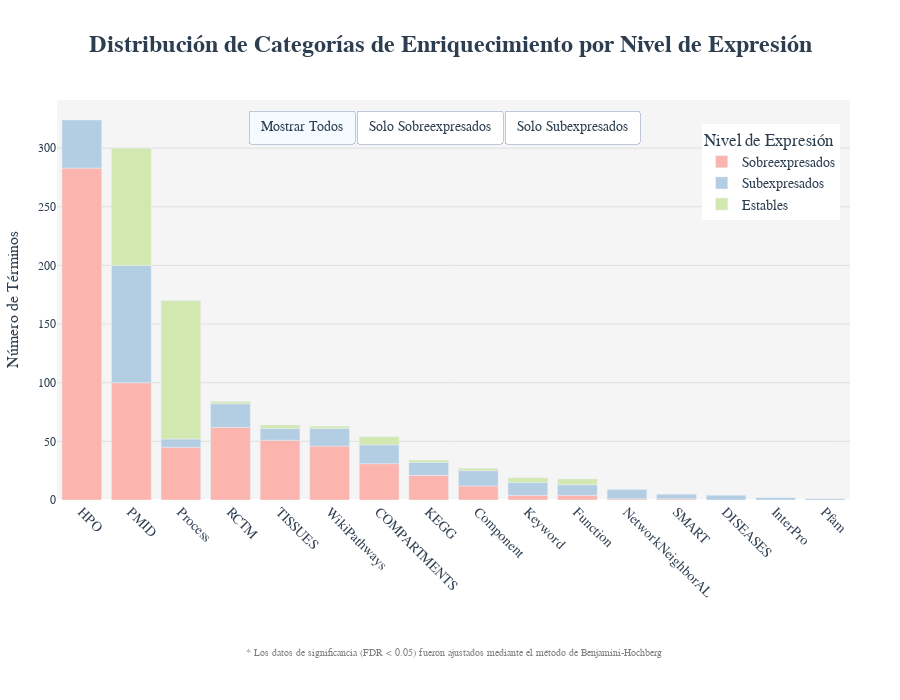

The notebook cell this image was saved under:
### Markdown cell above
### Procesamiento y visualización de los resultados de enriquecimiento Funcional

> Uso exclusivo enriquecimiento STRING

Este código define una función `graficar_data_enriquecimiento` que toma un DataFrame de resultados de enriquecimiento funcional y realiza lo siguiente:

**Uso**:
- La función se aplica a los DataFrames de enriquecimiento funcional para genes **sobreexpresados**, **estables** y **subexpresados**.  
- Proporciona una visión clara y detallada de las categorías más relevantes en cada nivel de expresión, facilitando la interpretación de los resultados.

### Code cell
import pandas as pd
import plotly.express as px
import plotly.graph_objects as go


# Preparar datos
def graficar_data_enriquecimiento(df):
    df_grouped = df.groupby(['category', 'nivel_expresion']).size().reset_index(name='count')
    df_categorias = pd.DataFrame.from_dict(categorias_significados, orient='index', columns=['descripcion']).reset_index().rename(columns={'index':'category'})
    df_plot = df_grouped.merge(df_categorias, on='category')

    # Ordenar por conteo total
    total_counts = df_plot.groupby('category')['count'].sum().sort_values(ascending=False)
    df_plot['category'] = pd.Categorical(df_plot['category'], categories=total_counts.index, ordered=True)
    df_plot = df_plot.sort_values('category')

    color_map = {
        "Sobreexpresados": "#FBB4AE",
        "Estables": "#D2E8B0",
        "Subexpresados": "#B3CDE3",
    }

    # Crear gráfico base
    fig = px.bar(
        df_plot,
        x='category',
        y='count',
        color='nivel_expresion',
        color_discrete_map=color_map,
        title='<b>Distribución de Categorías de Enriquecimiento por Nivel de Expresión</b>',
        labels={'count': 'Número de Términos', 'category': 'Categoría'},
        hover_data=['descripcion'],
        height=700,
    )

    # Personalización avanzada
    fig.update_layout(
        plot_bgcolor='rgba(245,245,245,1)',
        paper_bgcolor='white',
        font=dict(family='Arial', size=12, color='#2c3e50'),
        xaxis=dict(
            title='',
            tickangle=45,
            showgrid=False,
            tickfont=dict(size=14)
        ),
        yaxis=dict(
            title='Número de Términos',
            showgrid=True,
            gridcolor='#e0e0e0',
            title_font=dict(size=16)
        ),
        hoverlabel=dict(
            bgcolor='white',
            font_size=12,
            font_family='Arial'
        ),
        legend=dict(
            title='Nivel de Expresión',
            orientation='v',
            yanchor='bottom',
            y=0.7,
            xanchor='center',
            font=dict(size=14),
            # Mover a un costado del grafico
            x=0.9,
        ),
        margin=dict(l=50, r=50, b=200, t=100),  # Margen superior aumentado
        title=dict(
            x=0.5,
            y=0.95,
            font=dict(size=24, color='#2c3e50', family='Arial Black')
        ),
    )

    # Mejorar tooltips
    fig.update_traces(
        hovertemplate="<b>%{x}</b><br>"
                    "Nivel: %{customdata[0]}<br>"
                    "Términos: %{y}<br>"
                    "<extra></extra>"
    )

    # Añadir anotación explicativa
    fig.add_annotation(
        x=0.5,
        y=-0.4,
        xref='paper',
        yref='paper',
        text="* Los datos de significancia (FDR < 0.05) fueron ajustados mediante el método de Benjamini-Hochberg",
        showarrow=False,
        font=dict(size=10, color='gray')
    )

    # Configurar botones de filtrado
    botones = [
        dict(
            label="Mostrar Todos",
            method="update",
            args=[{"visible": [True]*len(fig.data)}, {"title": "<b>Todos los niveles de expresión</b>"}]
        ),
        dict(
            label="Solo Sobreexpresados",
            method="update",
            args=[{"visible": [d.name == 'Sobreexpresados' for d in fig.data]},
                {"title": "<b>Sobreexpresados</b>"}]
        ),
        dict(
            label="Solo Subexpresados",
            method="update",
            args=[{"visible": [d.name == 'Subexpresados' for d in fig.data]},
                {"title": "<b>Subexpresados</b>"}]
        )
    ]

    # Añadir interactividad mejorada
    fig.update_layout(
        updatemenus=[
            dict(
                type="buttons",
                direction="right",
                active=0,
                buttons=botones,
                pad={"r": 20, "t": 10},
                x=0.5,
                xanchor="center",
                y=1,  # Posición ajustada
                yanchor="top",
                font=dict(size=14)
            )
        ]
    )

    # Asegurar visibilidad inicial correcta
    for trace in fig.data:
        trace.visible = True

    fig.show()

    guardar_grafico(fig, 'distribucion_categorias_enriquecimiento.png')

# Graficar los datos de enriquecimiento
graficar_data_enriquecimiento(df_enriquecimiento_completo_STRING)

### Figure 1 — Plotly figure (JSON) as saved in the notebook; plotly's stock layout.template omitted (floating-point values rounded to 4 significant figures)
{"data": [{"customdata": [["Human Phenotype Ontology: Un sistema de clasificación que describe los fenotipos observados en humanos. "], ["Publicaciones científicas referenciadas mediante PubMed ID: Proporciona enlaces a estudios y artículos revisados por pares disponibles en PubMed."], ["Procesos biológicos generales asociados a los genes: Actividades celulares, fisiológicas o moleculares llevadas a cabo por uno o más genes."], ["Reactome: Base de datos centrada en vías metabólicas y de señalización celular."], ["Asociaciones específicas con tejidos biológicos: Describe la relación entre genes y su expresión preferencial o específica en tejidos como cerebro, hígado, pulmón o tejidos tumorales."], ["Rutas metabólicas y biológicas de la base WikiPathways: Una base de datos colaborativa que documenta y organiza rutas biológicas. "], ["Localizaciones subcelulares y estructuras biológicas: Describe las ubicaciones dentro de la célula, como el núcleo, citoplasma, membrana plasmática y organelos."], ["Rutas y procesos biológicos anotados en KEGG (Kyoto Encyclopedia of Genes and Genomes)."], ["Componentes celulares asociados a los genes: Identifica las estructuras específicas dentro de la célula donde los genes o sus productos desempeñan un papel funcional."], ["Palabras clave relacionadas con las funciones genéticas: Etiquetas utilizadas para clasificar y agrupar genes según sus roles funcionales."], ["Funciones moleculares de los genes: Define las actividades bioquímicas llevadas a cabo por los productos génicos, como proteínas y ARN."], ["Genes conectados en redes de interacción cercanas: Representa la proximidad funcional o física de genes en redes biológicas."], ["Dominios específicos de proteínas anotados en SMART (Simple Modular Architecture Research Tool): Identifica regiones funcionales dentro de las proteínas."]], "hovertemplate": "<b>%{x}</b><br>Nivel: %{customdata[0]}<br>Términos: %{y}<br><extra></extra>", "legendgroup": "Sobreexpresados", "marker": {"color": "#FBB4AE", "pattern": {"shape": ""}}, "name": "Sobreexpresados", "orientation": "v", "showlegend": true, "textposition": "auto", "type": "bar", "visible": true, "x": ["HPO", "PMID", "Process", "RCTM", "TISSUES", "WikiPathways", "COMPARTMENTS", "KEGG", "Component", "Keyword", "Function", "NetworkNeighborAL", "SMART"], "xaxis": "x", "y": [283, 100, 45, 62, 51, 46, 31, 21, 12, 4, 4, 1, 1], "yaxis": "y"}, {"customdata": [["Human Phenotype Ontology: Un sistema de clasificación que describe los fenotipos observados en humanos. "], ["Publicaciones científicas referenciadas mediante PubMed ID: Proporciona enlaces a estudios y artículos revisados por pares disponibles en PubMed."], ["Procesos biológicos generales asociados a los genes: Actividades celulares, fisiológicas o moleculares llevadas a cabo por uno o más genes."], ["Reactome: Base de datos centrada en vías metabólicas y de señalización celular."], ["Asociaciones específicas con tejidos biológicos: Describe la relación entre genes y su expresión preferencial o específica en tejidos como cerebro, hígado, pulmón o tejidos tumorales."], ["Rutas metabólicas y biológicas de la base WikiPathways: Una base de datos colaborativa que documenta y organiza rutas biológicas. "], ["Localizaciones subcelulares y estructuras biológicas: Describe las ubicaciones dentro de la célula, como el núcleo, citoplasma, membrana plasmática y organelos."], ["Rutas y procesos biológicos anotados en KEGG (Kyoto Encyclopedia of Genes and Genomes)."], ["Componentes celulares asociados a los genes: Identifica las estructuras específicas dentro de la célula donde los genes o sus productos desempeñan un papel funcional."], ["Palabras clave relacionadas con las funciones genéticas: Etiquetas utilizadas para clasificar y agrupar genes según sus roles funcionales."], ["Funciones moleculares de los genes: Define las actividades bioquímicas llevadas a cabo por los productos génicos, como proteínas y ARN."], ["Genes conectados en redes de interacción cercanas: Representa la proximidad funcional o física de genes en redes biológicas."], ["Dominios específicos de proteínas anotados en SMART (Simple Modular Architecture Research Tool): Identifica regiones funcionales dentro de las proteínas."], ["Relación con enfermedades humanas conocidas: Vincula genes y términos con patologías específicas como cáncer, enfermedades cardiovasculares o trastornos genéticos."], ["Clasificación y anotación de familias de proteínas: Integra múltiples bases de datos para identificar relaciones evolutivas y dominios funcionales en proteínas."], ["Familias de proteínas definidas en la base Pfam: Ofrece información detallada sobre agrupaciones de proteínas relacionadas por secuencia y estructura."]], "hovertemplate": "<b>%{x}</b><br>Nivel: %{customdata[0]}<br>Términos: %{y}<br><extra></extra>", "legendgroup": "Subexpresados", "marker": {"color": "#B3CDE3", "pattern": {"shape": ""}}, "name": "Subexpresados", "orientation": "v", "showlegend": true, "textposition": "auto", "type": "bar", "visible": true, "x": ["HPO", "PMID", "Process", "RCTM", "TISSUES", "WikiPathways", "COMPARTMENTS", "KEGG", "Component", "Keyword", "Function", "NetworkNeighborAL", "SMART", "DISEASES", "InterPro", "Pfam"], "xaxis": "x", "y": [41, 100, 7, 20, 10, 15, 16, 11, 13, 11, 9, 8, 4, 4, 2, 1], "yaxis": "y"}, {"customdata": [["Publicaciones científicas referenciadas mediante PubMed ID: Proporciona enlaces a estudios y artículos revisados por pares disponibles en PubMed."], ["Procesos biológicos generales asociados a los genes: Actividades celulares, fisiológicas o moleculares llevadas a cabo por uno o más genes."], ["Reactome: Base de datos centrada en vías metabólicas y de señalización celular."], ["Asociaciones específicas con tejidos biológicos: Describe la relación entre genes y su expresión preferencial o específica en tejidos como cerebro, hígado, pulmón o tejidos tumorales."], ["Rutas metabólicas y biológicas de la base WikiPathways: Una base de datos colaborativa que documenta y organiza rutas biológicas. "], ["Localizaciones subcelulares y estructuras biológicas: Describe las ubicaciones dentro de la célula, como el núcleo, citoplasma, membrana plasmática y organelos."], ["Rutas y procesos biológicos anotados en KEGG (Kyoto Encyclopedia of Genes and Genomes)."], ["Componentes celulares asociados a los genes: Identifica las estructuras específicas dentro de la célula donde los genes o sus productos desempeñan un papel funcional."], ["Palabras clave relacionadas con las funciones genéticas: Etiquetas utilizadas para clasificar y agrupar genes según sus roles funcionales."], ["Funciones moleculares de los genes: Define las actividades bioquímicas llevadas a cabo por los productos génicos, como proteínas y ARN."]], "hovertemplate": "<b>%{x}</b><br>Nivel: %{customdata[0]}<br>Términos: %{y}<br><extra></extra>", "legendgroup": "Estables", "marker": {"color": "#D2E8B0", "pattern": {"shape": ""}}, "name": "Estables", "orientation": "v", "showlegend": true, "textposition": "auto", "type": "bar", "visible": true, "x": ["PMID", "Process", "RCTM", "TISSUES", "WikiPathways", "COMPARTMENTS", "KEGG", "Component", "Keyword", "Function"], "xaxis": "x", "y": [100, 118, 2, 3, 2, 7, 2, 2, 4, 5], "yaxis": "y"}], "layout": {"annotations": [{"font": {"color": "gray", "size": 10}, "showarrow": false, "text": "* Los datos de significancia (FDR < 0.05) fueron ajustados mediante el método de Benjamini-Hochberg", "x": 0.5, "xref": "paper", "y": -0.4, "yref": "paper"}], "barmode": "relative", "font": {"color": "#2c3e50", "family": "Arial", "size": 12}, "height": 700, "hoverlabel": {"bgcolor": "white", "font": {"family": "Arial", "size": 12}}, "legend": {"font": {"size": 14}, "orientation": "v", "title": {"text": "Nivel de Expresión"}, "tracegroupgap": 0, "x": 0.9, "xanchor": "center", "y": 0.7, "yanchor": "bottom"}, "margin": {"b": 200, "l": 50, "r": 50, "t": 100}, "paper_bgcolor": "white", "plot_bgcolor": "rgba(245,245,245,1)", "title": {"font": {"color": "#2c3e50", "family": "Arial Black", "size": 24}, "text": "<b>Distribución de Categorías de Enriquecimiento por Nivel de Expresión</b>", "x": 0.5, "y": 0.95}, "updatemenus": [{"active": 0, "buttons": [{"args": [{"visible": [true, true, true]}, {"title": "<b>Todos los niveles de expresión</b>"}], "label": "Mostrar Todos", "method": "update"}, {"args": [{"visible": [true, false, false]}, {"title": "<b>Sobreexpresados</b>"}], "label": "Solo Sobreexpresados", "method": "update"}, {"args": [{"visible": [false, true, false]}, {"title": "<b>Subexpresados</b>"}], "label": "Solo Subexpresados", "method": "update"}], "direction": "right", "font": {"size": 14}, "pad": {"r": 20, "t": 10}, "type": "buttons", "x": 0.5, "xanchor": "center", "y": 1, "yanchor": "top"}], "xaxis": {"anchor": "y", "domain": [0, 1], "showgrid": false, "tickangle": 45, "tickfont": {"size": 14}, "title": {"text": ""}}, "yaxis": {"anchor": "x", "domain": [0, 1], "gridcolor": "#e0e0e0", "showgrid": true, "title": {"font": {"size": 16}, "text": "Número de Términos"}}}}
